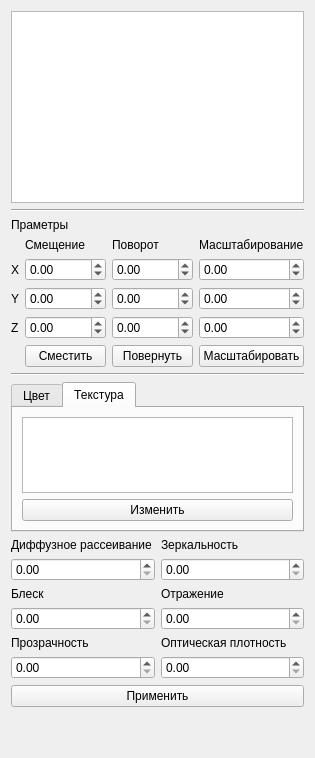
                                <widget class="QWidget" name="ModelTab">
                                    <attribute name="title">
                                        <string>Модели</string>
                                    </attribute>
                                    <layout class="QVBoxLayout" name="verticalLayout_5">
                                        <item>
                                            <widget class="QListWidget" name="mlistWidget">
                                                <property name="selectionMode">
                                                    <enum>QAbstractItemView::ExtendedSelection</enum>
                                                </property>
                                            </widget>
                                        </item>
                                        <item>
                                            <widget class="Line" name="line">
                                                <property name="orientation">
                                                    <enum>Qt::Horizontal</enum>
                                                </property>
                                            </widget>
                                        </item>
                                        <item>
                                            <widget class="QLabel" name="label_4">
                                                <property name="text">
                                                    <string>Праметры</string>
                                                </property>
                                            </widget>
                                        </item>
                                        <item>
                                            <layout class="QGridLayout" name="gridLayout">
                                                <item row="3" column="0">
                                                    <widget class="QLabel" name="label_10">
                                                        <property name="text">
                                                            <string>Z</string>
                                                        </property>
                                                    </widget>
                                                </item>
                                                <item row="1" column="3">
                                                    <widget class="QDoubleSpinBox" name="msxSB">
                                                        <property name="minimum">
                                                            <double>-99999.000000000000000</double>
                                                        </property>
                                                        <property name="maximum">
                                                            <double>99999.000000000000000</double>
                                                        </property>
                                                    </widget>
                                                </item>
                                                <item row="0" column="2">
                                                    <widget class="QLabel" name="label_6">
                                                        <property name="text">
                                                            <string>Поворот</string>
                                                        </property>
                                                    </widget>
                                                </item>
                                                <item row="2" column="2">
                                                    <widget class="QDoubleSpinBox" name="mrySB">
                                                        <property name="minimum">
                                                            <double>-99999.000000000000000</double>
                                                        </property>
                                                        <property name="maximum">
                                                            <double>99999.000000000000000</double>
                                                        </property>
                                                    </widget>
                                                </item>
                                                <item row="1" column="1">
                                                    <widget class="QDoubleSpinBox" name="mmxSB">
                                                        <property name="minimum">
                                                            <double>-99999.000000000000000</double>
                                                        </property>
                                                        <property name="maximum">
                                                            <double>99999.000000000000000</double>
                                                        </property>
                                                    </widget>
                                                </item>
                                                <item row="0" column="1">
                                                    <widget class="QLabel" name="label_5">
                                                        <property name="text">
                                                            <string>Смещение</string>
                                                        </property>
                                                    </widget>
                                                </item>
                                                <item row="2" column="0">
                                                    <widget class="QLabel" name="label_9">
                                                        <property name="text">
                                                            <string>Y</string>
                                                        </property>
                                                    </widget>
                                                </item>
                                                <item row="2" column="3">
                                                    <widget class="QDoubleSpinBox" name="msySB">
                                                        <property name="minimum">
                                                            <double>-99999.000000000000000</double>
                                                        </property>
                                                        <property name="maximum">
                                                            <double>99999.000000000000000</double>
                                                        </property>
                                                    </widget>
                                                </item>
                                                <item row="4" column="3">
                                                    <widget class="QPushButton" name="mScaleButton">
                                                        <property name="text">
                                                            <string>Масштабировать</string>
                                                        </property>
                                                    </widget>
                                                </item>
                                                <item row="0" column="3">
                                                    <widget class="QLabel" name="label_7">
                                                        <property name="text">
                                                            <string>Масштабирование</string>
                                                        </property>
                                                    </widget>
                                                </item>
                                                <item row="2" column="1">
                                                    <widget class="QDoubleSpinBox" name="mmySB">
                                                        <property name="minimum">
                                                            <double>-99999.000000000000000</double>
                                                        </property>
                                                        <property name="maximum">
                                                            <double>99999.000000000000000</double>
                                                        </property>
                                                    </widget>
                                                </item>
                                                <item row="4" column="2">
                                                    <widget class="QPushButton" name="mRotateButton">
                                                        <property name="text">
                                                            <string>Повернуть</string>
                                                        </property>
                                                    </widget>
                                                </item>
                                                <item row="1" column="2">
                                                    <widget class="QDoubleSpinBox" name="mrxSB">
                                                        <property name="minimum">
                                                            <double>-99999.000000000000000</double>
                                                        </property>
                                                        <property name="maximum">
                                                            <double>99999.000000000000000</double>
                                                        </property>
                                                    </widget>
                                                </item>
                                                <item row="1" column="0">
                                                    <widget class="QLabel" name="label_8">
                                                        <property name="text">
                                                            <string>X</string>
                                                        </property>
                                                    </widget>
                                                </item>
                                                <item row="3" column="2">
                                                    <widget class="QDoubleSpinBox" name="mrzSB">
                                                        <property name="minimum">
                                                            <double>-99999.000000000000000</double>
                                                        </property>
                                                        <property name="maximum">
                                                            <double>99999.000000000000000</double>
                                                        </property>
                                                    </widget>
                                                </item>
                                                <item row="3" column="3">
                                                    <widget class="QDoubleSpinBox" name="mszSB">
                                                        <property name="minimum">
                                                            <double>-99999.000000000000000</double>
                                                        </property>
                                                        <property name="maximum">
                                                            <double>99999.000000000000000</double>
                                                        </property>
                                                    </widget>
                                                </item>
                                                <item row="4" column="1">
                                                    <widget class="QPushButton" name="mMoveButoon">
                                                        <property name="text">
                                                            <string>Сместить</string>
                                                        </property>
                                                    </widget>
                                                </item>
                                                <item row="3" column="1">
                                                    <widget class="QDoubleSpinBox" name="mmzSB">
                                                        <property name="minimum">
                                                            <double>-99999.000000000000000</double>
                                                        </property>
                                                        <property name="maximum">
                                                            <double>99999.000000000000000</double>
                                                        </property>
                                                    </widget>
                                                </item>
                                            </layout>
                                        </item>
                                        <item>
                                            <widget class="Line" name="line_2">
                                                <property name="orientation">
                                                    <enum>Qt::Horizontal</enum>
                                                </property>
                                            </widget>
                                        </item>
                                        <item>
                                            <widget class="QTabWidget" name="ModelCTTab">
                                                <property name="maximumSize">
                                                    <size>
                                                        <width>16777215</width>
                                                        <height>150</height>
                                                    </size>
                                                </property>
                                                <property name="currentIndex">
                                                    <number>1</number>
                                                </property>
                                                <widget class="QWidget" name="ColorTab_2">
                                                    <property name="maximumSize">
                                                        <size>
                                                            <width>16777215</width>
                                                            <height>16777215</height>
                                                        </size>
                                                    </property>
                                                    <attribute name="title">
                                                        <string>Цвет</string>
                                                    </attribute>
                                                    <layout class="QVBoxLayout" name="verticalLayout_8">
                                                        <item>
                                                            <widget class="QGraphicsView" name="mColorView"/>
                                                        </item>
                                                        <item>
                                                            <widget class="QPushButton" name="mColorButton">
                                                                <property name="text">
                                                                    <string>Изменить</string>
                                                                </property>
                                                            </widget>
                                                        </item>
                                                    </layout>
                                                </widget>
                                                <widget class="QWidget" name="TeaxtureTab_2">
                                                    <attribute name="title">
                                                        <string>Текстура</string>
                                                    </attribute>
                                                    <layout class="QVBoxLayout" name="verticalLayout_9">
                                                        <item>
                                                            <widget class="QGraphicsView" name="mTextureView">
                                                                <property name="sizePolicy">
                                                                    <sizepolicy hsizetype="Preferred"
                                                                                vsizetype="Expanding">
                                                                        <horstretch>0</horstretch>
                                                                        <verstretch>0</verstretch>
                                                                    </sizepolicy>
                                                                </property>
                                                                <property name="minimumSize">
                                                                    <size>
                                                                        <width>0</width>
                                                                        <height>0</height>
                                                                    </size>
                                                                </property>
                                                            </widget>
                                                        </item>
                                                        <item>
                                                            <widget class="QPushButton" name="mTexturButton">
                                                                <property name="text">
                                                                    <string>Изменить</string>
                                                                </property>
                                                            </widget>
                                                        </item>
                                                    </layout>
                                                </widget>
                                            </widget>
                                        </item>
                                        <item>
                                            <layout class="QGridLayout" name="gridLayout_7">
                                                <item row="4" column="1">
                                                    <widget class="QDoubleSpinBox" name="mReflSB">
                                                        <property name="maximum">
                                                            <double>1.000000000000000</double>
                                                        </property>
                                                        <property name="singleStep">
                                                            <double>0.100000000000000</double>
                                                        </property>
                                                    </widget>
                                                </item>
                                                <item row="0" column="1">
                                                    <widget class="QLabel" name="label_37">
                                                        <property name="text">
                                                            <string>Зеркальность</string>
                                                        </property>
                                                    </widget>
                                                </item>
                                                <item row="5" column="1">
                                                    <widget class="QLabel" name="label_40">
                                                        <property name="text">
                                                            <string>Оптическая плотность</string>
                                                        </property>
                                                    </widget>
                                                </item>
                                                <item row="2" column="0">
                                                    <widget class="QDoubleSpinBox" name="mDiffuseDB">
                                                        <property name="maximum">
                                                            <double>1.000000000000000</double>
                                                        </property>
                                                        <property name="singleStep">
                                                            <double>0.100000000000000</double>
                                                        </property>
                                                    </widget>
                                                </item>
                                                <item row="5" column="0">
                                                    <widget class="QLabel" name="label_38">
                                                        <property name="text">
                                                            <string>Прозрачность</string>
                                                        </property>
                                                    </widget>
                                                </item>
                                                <item row="6" column="1">
                                                    <widget class="QDoubleSpinBox" name="mmiSB">
                                                        <property name="maximum">
                                                            <double>100.000000000000000</double>
                                                        </property>
                                                        <property name="singleStep">
                                                            <double>0.100000000000000</double>
                                                        </property>
                                                    </widget>
                                                </item>
                                                <item row="3" column="0">
                                                    <widget class="QLabel" name="label_42">
                                                        <property name="text">
                                                            <string>Блеск</string>
                                                        </property>
                                                    </widget>
                                                </item>
                                                <item row="6" column="0">
                                                    <widget class="QDoubleSpinBox" name="mRefrSB">
                                                        <property name="maximum">
                                                            <double>1.000000000000000</double>
                                                        </property>
                                                        <property name="singleStep">
                                                            <double>0.100000000000000</double>
                                                        </property>
                                                    </widget>
                                                </item>
                                                <item row="2" column="1">
                                                    <widget class="QDoubleSpinBox" name="mMirrorSB">
                                                        <property name="maximum">
                                                            <double>1.000000000000000</double>
                                                        </property>
                                                        <property name="singleStep">
                                                            <double>0.100000000000000</double>
                                                        </property>
                                                    </widget>
                                                </item>
                                                <item row="4" column="0">
                                                    <widget class="QDoubleSpinBox" name="mShineSB">
                                                        <property name="maximum">
                                                            <double>1000.000000000000000</double>
                                                        </property>
                                                        <property name="singleStep">
                                                            <double>10.000000000000000</double>
                                                        </property>
                                                    </widget>
                                                </item>
                                                <item row="3" column="1">
                                                    <widget class="QLabel" name="label_39">
                                                        <property name="text">
                                                            <string>Отражение</string>
                                                        </property>
                                                    </widget>
                                                </item>
                                                <item row="0" column="0">
                                                    <widget class="QLabel" name="label_41">
                                                        <property name="text">
                                                            <string>Диффузное рассеивание</string>
                                                        </property>
                                                    </widget>
                                                </item>
                                            </layout>
                                        </item>
                                        <item>
                                            <widget class="QPushButton" name="mApplyButton">
                                                <property name="text">
                                                    <string>Применить</string>
                                                </property>
                                            </widget>
                                        </item>
                                        <item>
                                            <spacer name="verticalSpacer_2">
                                                <property name="orientation">
                                                    <enum>Qt::Vertical</enum>
                                                </property>
                                                <property name="sizeHint" stdset="0">
                                                    <size>
                                                        <width>20</width>
                                                        <height>40</height>
                                                    </size>
                                                </property>
                                            </spacer>
                                        </item>
                                    </layout>
                                </widget>
